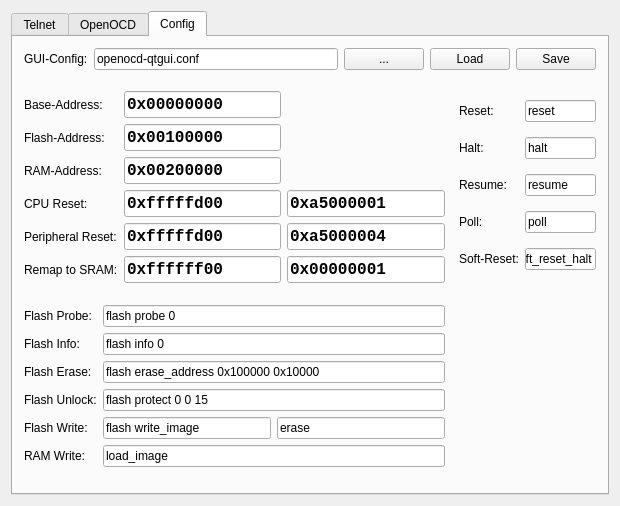
<?xml version="1.0" encoding="UTF-8"?>
<ui version="4.0">
 <class>MainWidget</class>
 <widget class="QWidget" name="MainWidget">
  <property name="geometry">
   <rect>
    <x>0</x>
    <y>0</y>
    <width>620</width>
    <height>506</height>
   </rect>
  </property>
  <property name="windowTitle">
   <string>SAM7 openOCD GUI V0.3</string>
  </property>
  <layout class="QGridLayout" name="gridLayout">
   <item row="0" column="0">
    <widget class="QTabWidget" name="tabWidget">
     <property name="currentIndex">
      <number>2</number>
     </property>
     <widget class="QWidget" name="tabTelnet">
      <attribute name="title">
       <string>Telnet</string>
      </attribute>
      <layout class="QGridLayout" name="gridLayout_2">
       <item row="0" column="0" colspan="2">
        <layout class="QHBoxLayout" name="horizontalLayout_7">
         <item>
          <widget class="QLabel" name="labelOpenOCD">
           <property name="layoutDirection">
            <enum>Qt::LeftToRight</enum>
           </property>
           <property name="text">
            <string>openOCD:</string>
           </property>
          </widget>
         </item>
         <item>
          <spacer name="horizontalSpacerConnection">
           <property name="orientation">
            <enum>Qt::Horizontal</enum>
           </property>
           <property name="sizeHint" stdset="0">
            <size>
             <width>40</width>
             <height>20</height>
            </size>
           </property>
          </spacer>
         </item>
         <item>
          <widget class="QLineEdit" name="lineEditHost">
           <property name="text">
            <string>localhost</string>
           </property>
          </widget>
         </item>
         <item>
          <widget class="QLineEdit" name="lineEditPort">
           <property name="text">
            <string>4444</string>
           </property>
          </widget>
         </item>
         <item>
          <widget class="QPushButton" name="pushButtonOocdConnect">
           <property name="toolTip">
            <string>Connect to the openOCD server via telnet over port 4444</string>
           </property>
           <property name="text">
            <string>Connect</string>
           </property>
          </widget>
         </item>
         <item>
          <widget class="QPushButton" name="pushButtonOocdReset">
           <property name="toolTip">
            <string>Reset the JTAG connection</string>
           </property>
           <property name="text">
            <string>Reset</string>
           </property>
          </widget>
         </item>
        </layout>
       </item>
       <item row="1" column="0">
        <widget class="QLabel" name="labelFlash">
         <property name="text">
          <string>FLASH:</string>
         </property>
         <property name="buddy">
          <cstring>lineEditFlash</cstring>
         </property>
        </widget>
       </item>
       <item row="1" column="1">
        <layout class="QHBoxLayout" name="horizontalLayout_5">
         <item>
          <widget class="QLineEdit" name="lineEditFlash"/>
         </item>
         <item>
          <widget class="QCheckBox" name="checkBoxErase">
           <property name="text">
            <string>Erase</string>
           </property>
          </widget>
         </item>
         <item>
          <widget class="QPushButton" name="pushButtonFlashFile">
           <property name="toolTip">
            <string>browse for flash image</string>
           </property>
           <property name="text">
            <string>...</string>
           </property>
          </widget>
         </item>
         <item>
          <widget class="QPushButton" name="pushButtonFlashLoad">
           <property name="toolTip">
            <string>load the flash image into the chip</string>
           </property>
           <property name="text">
            <string>Load</string>
           </property>
          </widget>
         </item>
        </layout>
       </item>
       <item row="2" column="0">
        <widget class="QLabel" name="labelRam">
         <property name="text">
          <string>RAM:</string>
         </property>
         <property name="buddy">
          <cstring>lineEditRam</cstring>
         </property>
        </widget>
       </item>
       <item row="2" column="1">
        <layout class="QHBoxLayout" name="horizontalLayout_4">
         <item>
          <widget class="QLineEdit" name="lineEditRam"/>
         </item>
         <item>
          <widget class="QPushButton" name="pushButtonRamFile">
           <property name="toolTip">
            <string>browse for RAM image</string>
           </property>
           <property name="text">
            <string>...</string>
           </property>
          </widget>
         </item>
         <item>
          <widget class="QPushButton" name="pushButtonRamLoad">
           <property name="toolTip">
            <string>Load the RAM image into the chip</string>
           </property>
           <property name="text">
            <string>Load</string>
           </property>
          </widget>
         </item>
        </layout>
       </item>
       <item row="3" column="0">
        <widget class="QLabel" name="labelOutput">
         <property name="text">
          <string>output:</string>
         </property>
         <property name="buddy">
          <cstring>textEditOutput</cstring>
         </property>
        </widget>
       </item>
       <item row="3" column="1">
        <widget class="QTextEdit" name="textEditOutput">
         <property name="font">
          <font>
           <family>Courier New</family>
          </font>
         </property>
         <property name="cursor" stdset="0">
          <cursorShape>IBeamCursor</cursorShape>
         </property>
         <property name="contextMenuPolicy">
          <enum>Qt::DefaultContextMenu</enum>
         </property>
         <property name="acceptDrops">
          <bool>false</bool>
         </property>
         <property name="lineWrapMode">
          <enum>QTextEdit::NoWrap</enum>
         </property>
         <property name="readOnly">
          <bool>true</bool>
         </property>
        </widget>
       </item>
       <item row="4" column="0">
        <widget class="QLabel" name="labelInput">
         <property name="text">
          <string>input:</string>
         </property>
         <property name="buddy">
          <cstring>lineEditInput</cstring>
         </property>
        </widget>
       </item>
       <item row="4" column="1">
        <layout class="QHBoxLayout" name="horizontalLayout_2">
         <item>
          <widget class="QLineEdit" name="lineEditInput"/>
         </item>
         <item>
          <widget class="QPushButton" name="pushButtonSubmit">
           <property name="text">
            <string>Submit</string>
           </property>
          </widget>
         </item>
        </layout>
       </item>
       <item row="5" column="0" colspan="2">
        <widget class="QFrame" name="frameDevice">
         <property name="font">
          <font>
           <kerning>true</kerning>
          </font>
         </property>
         <property name="frameShape">
          <enum>QFrame::StyledPanel</enum>
         </property>
         <layout class="QVBoxLayout" name="verticalLayout_2">
          <item>
           <layout class="QHBoxLayout" name="horizontalLayout">
            <item>
             <widget class="QLabel" name="labelDevice">
              <property name="text">
               <string>Device:</string>
              </property>
              <property name="buddy">
               <cstring>lineEditRam</cstring>
              </property>
             </widget>
            </item>
            <item>
             <spacer name="horizontalSpacerOcdCmd">
              <property name="orientation">
               <enum>Qt::Horizontal</enum>
              </property>
              <property name="sizeHint" stdset="0">
               <size>
                <width>40</width>
                <height>20</height>
               </size>
              </property>
             </spacer>
            </item>
            <item>
             <widget class="QPushButton" name="pushButtonSoftReset">
              <property name="toolTip">
               <string>soft_reset_halt</string>
              </property>
              <property name="text">
               <string>Soft Reset Halt</string>
              </property>
             </widget>
            </item>
            <item>
             <widget class="QPushButton" name="pushButtonReset">
              <property name="text">
               <string>Reset</string>
              </property>
             </widget>
            </item>
            <item>
             <widget class="QPushButton" name="pushButtonHalt">
              <property name="toolTip">
               <string>halt the processor</string>
              </property>
              <property name="text">
               <string>Halt</string>
              </property>
             </widget>
            </item>
            <item>
             <widget class="QPushButton" name="pushButtonResume">
              <property name="toolTip">
               <string>resume</string>
              </property>
              <property name="text">
               <string>Resume</string>
              </property>
             </widget>
            </item>
            <item>
             <widget class="QPushButton" name="pushButtonPoll">
              <property name="toolTip">
               <string>check for the processor state</string>
              </property>
              <property name="text">
               <string>Poll</string>
              </property>
             </widget>
            </item>
           </layout>
          </item>
          <item>
           <layout class="QHBoxLayout" name="horizontalLayoutMcuCmd">
            <item>
             <widget class="QPushButton" name="pushButtonEraseFlash">
              <property name="toolTip">
               <string>delete all data in the flash memory</string>
              </property>
              <property name="text">
               <string>Erase Flash</string>
              </property>
             </widget>
            </item>
            <item>
             <spacer name="horizontalSpacerMcuCmd">
              <property name="orientation">
               <enum>Qt::Horizontal</enum>
              </property>
              <property name="sizeHint" stdset="0">
               <size>
                <width>40</width>
                <height>20</height>
               </size>
              </property>
             </spacer>
            </item>
            <item>
             <widget class="QPushButton" name="pushButtonShowMem">
              <property name="toolTip">
               <string>&lt;!DOCTYPE HTML PUBLIC &quot;-//W3C//DTD HTML 4.0//EN&quot; &quot;http://www.w3.org/TR/REC-html40/strict.dtd&quot;&gt;
&lt;html&gt;&lt;head&gt;&lt;meta name=&quot;qrichtext&quot; content=&quot;1&quot; /&gt;&lt;style type=&quot;text/css&quot;&gt;
p, li { white-space: pre-wrap; }
&lt;/style&gt;&lt;/head&gt;&lt;body style=&quot; font-family:'MS Shell Dlg 2'; font-size:8.25pt; font-weight:400; font-style:normal;&quot;&gt;
&lt;p style=&quot; margin-top:0px; margin-bottom:0px; margin-left:0px; margin-right:0px; -qt-block-indent:0; text-indent:0px;&quot;&gt;&lt;span style=&quot; font-size:8pt;&quot;&gt;show some bytes of the RAM, FLASH and remapped memory&lt;/span&gt;&lt;/p&gt;
&lt;p style=&quot; margin-top:0px; margin-bottom:0px; margin-left:0px; margin-right:0px; -qt-block-indent:0; text-indent:0px;&quot;&gt;&lt;span style=&quot; font-size:8pt;&quot;&gt;use this function to check, which memory is mapped to 0x000 0000&lt;/span&gt;&lt;/p&gt;&lt;/body&gt;&lt;/html&gt;</string>
              </property>
              <property name="text">
               <string>Show Memories</string>
              </property>
             </widget>
            </item>
            <item>
             <widget class="QPushButton" name="pushButtonRemap">
              <property name="toolTip">
               <string>do the remap command</string>
              </property>
              <property name="text">
               <string>Remap to SRAM</string>
              </property>
             </widget>
            </item>
            <item>
             <widget class="QPushButton" name="pushButtonPeriphReset">
              <property name="toolTip">
               <string>Resets Peripherals and also remaps back to flash</string>
              </property>
              <property name="text">
               <string>Peripheral Reset</string>
              </property>
             </widget>
            </item>
            <item>
             <widget class="QPushButton" name="pushButtonCpuReset">
              <property name="toolTip">
               <string>Reset the CPU and all its registers</string>
              </property>
              <property name="text">
               <string>CPU Reset</string>
              </property>
             </widget>
            </item>
           </layout>
          </item>
         </layout>
        </widget>
       </item>
      </layout>
     </widget>
     <widget class="QWidget" name="tabOpenOCD">
      <attribute name="title">
       <string>OpenOCD</string>
      </attribute>
      <layout class="QGridLayout" name="gridLayout_3">
       <item row="0" column="0" colspan="2">
        <layout class="QHBoxLayout" name="horizontalLayout_3">
         <item>
          <widget class="QLabel" name="labelOcdConfig">
           <property name="text">
            <string>OpenOCD-Config:</string>
           </property>
           <property name="buddy">
            <cstring>lineEditRam</cstring>
           </property>
          </widget>
         </item>
         <item>
          <widget class="QLineEdit" name="lineEditOcdConfig">
           <property name="text">
            <string>at91sam7_wiggler.cfg</string>
           </property>
          </widget>
         </item>
         <item>
          <widget class="QPushButton" name="pushButtonOcdConfigFile">
           <property name="toolTip">
            <string>browse for RAM image</string>
           </property>
           <property name="text">
            <string>...</string>
           </property>
          </widget>
         </item>
         <item>
          <widget class="QPushButton" name="pushButtonOcdConfigStart">
           <property name="text">
            <string>Start</string>
           </property>
          </widget>
         </item>
        </layout>
       </item>
       <item row="1" column="0">
        <widget class="QTextEdit" name="textEditOcdConfig">
         <property name="font">
          <font>
           <family>Courier New</family>
          </font>
         </property>
         <property name="cursor" stdset="0">
          <cursorShape>IBeamCursor</cursorShape>
         </property>
         <property name="contextMenuPolicy">
          <enum>Qt::DefaultContextMenu</enum>
         </property>
         <property name="acceptDrops">
          <bool>false</bool>
         </property>
         <property name="lineWrapMode">
          <enum>QTextEdit::NoWrap</enum>
         </property>
         <property name="readOnly">
          <bool>false</bool>
         </property>
        </widget>
       </item>
       <item row="1" column="1">
        <layout class="QVBoxLayout" name="verticalLayout">
         <item>
          <spacer name="verticalSpacer_2">
           <property name="orientation">
            <enum>Qt::Vertical</enum>
           </property>
           <property name="sizeHint" stdset="0">
            <size>
             <width>20</width>
             <height>40</height>
            </size>
           </property>
          </spacer>
         </item>
         <item>
          <widget class="QPushButton" name="pushButtonUndo">
           <property name="text">
            <string>Undo</string>
           </property>
          </widget>
         </item>
         <item>
          <widget class="QPushButton" name="pushButtonRedo">
           <property name="text">
            <string>Redo</string>
           </property>
          </widget>
         </item>
         <item>
          <spacer name="verticalSpacer">
           <property name="orientation">
            <enum>Qt::Vertical</enum>
           </property>
           <property name="sizeHint" stdset="0">
            <size>
             <width>20</width>
             <height>40</height>
            </size>
           </property>
          </spacer>
         </item>
         <item>
          <widget class="QPushButton" name="pushButtonReload">
           <property name="text">
            <string>Reaload</string>
           </property>
          </widget>
         </item>
         <item>
          <widget class="QPushButton" name="pushButtonSave">
           <property name="text">
            <string>Save</string>
           </property>
          </widget>
         </item>
         <item>
          <spacer name="verticalSpacer_3">
           <property name="orientation">
            <enum>Qt::Vertical</enum>
           </property>
           <property name="sizeHint" stdset="0">
            <size>
             <width>20</width>
             <height>40</height>
            </size>
           </property>
          </spacer>
         </item>
        </layout>
       </item>
       <item row="2" column="0" colspan="2">
        <widget class="QTextEdit" name="textEditOcdTerminal">
         <property name="font">
          <font>
           <family>Courier New</family>
          </font>
         </property>
         <property name="cursor" stdset="0">
          <cursorShape>IBeamCursor</cursorShape>
         </property>
         <property name="contextMenuPolicy">
          <enum>Qt::DefaultContextMenu</enum>
         </property>
         <property name="acceptDrops">
          <bool>false</bool>
         </property>
         <property name="lineWrapMode">
          <enum>QTextEdit::NoWrap</enum>
         </property>
         <property name="readOnly">
          <bool>true</bool>
         </property>
        </widget>
       </item>
      </layout>
     </widget>
     <widget class="QWidget" name="tabConfig">
      <attribute name="title">
       <string>Config</string>
      </attribute>
      <layout class="QGridLayout" name="gridLayout_8">
       <item row="0" column="0" colspan="3">
        <layout class="QGridLayout" name="gridLayout_7" rowstretch="0,0">
         <item row="0" column="0">
          <widget class="QLabel" name="labelGuiConfig">
           <property name="text">
            <string>GUI-Config:</string>
           </property>
           <property name="buddy">
            <cstring>lineEditRam</cstring>
           </property>
          </widget>
         </item>
         <item row="0" column="1">
          <widget class="QLineEdit" name="lineEditGuiConfig">
           <property name="text">
            <string>openocd-qtgui.conf</string>
           </property>
          </widget>
         </item>
         <item row="0" column="2">
          <widget class="QPushButton" name="pushButtonGuiConfigFile">
           <property name="toolTip">
            <string>browse for RAM image</string>
           </property>
           <property name="text">
            <string>...</string>
           </property>
          </widget>
         </item>
         <item row="0" column="3">
          <widget class="QPushButton" name="pushButtonGuiConfigLoad">
           <property name="text">
            <string>Load</string>
           </property>
          </widget>
         </item>
         <item row="0" column="4">
          <widget class="QPushButton" name="pushButtonGuiConfigSave">
           <property name="text">
            <string>Save</string>
           </property>
          </widget>
         </item>
         <item row="1" column="0">
          <spacer name="verticalSpacer_4">
           <property name="orientation">
            <enum>Qt::Vertical</enum>
           </property>
           <property name="sizeHint" stdset="0">
            <size>
             <width>20</width>
             <height>40</height>
            </size>
           </property>
          </spacer>
         </item>
        </layout>
       </item>
       <item row="1" column="0">
        <layout class="QGridLayout" name="gridLayout_4">
         <item row="0" column="0" colspan="2">
          <widget class="QLabel" name="labelBaseAddress">
           <property name="text">
            <string>Base-Address:</string>
           </property>
           <property name="buddy">
            <cstring>lineEditRam</cstring>
           </property>
          </widget>
         </item>
         <item row="0" column="2">
          <widget class="QLineEdit" name="lineEditBaseAddress">
           <property name="font">
            <font>
             <family>Courier New</family>
             <pointsize>12</pointsize>
             <bold>true</bold>
            </font>
           </property>
           <property name="text">
            <string>0x00000000</string>
           </property>
          </widget>
         </item>
         <item row="1" column="0" colspan="2">
          <widget class="QLabel" name="labelFlashAddress">
           <property name="text">
            <string>Flash-Address:</string>
           </property>
           <property name="buddy">
            <cstring>lineEditRam</cstring>
           </property>
          </widget>
         </item>
         <item row="1" column="2">
          <widget class="QLineEdit" name="lineEditFlashAddress">
           <property name="font">
            <font>
             <family>Courier New</family>
             <pointsize>12</pointsize>
             <bold>true</bold>
            </font>
           </property>
           <property name="text">
            <string>0x00100000</string>
           </property>
          </widget>
         </item>
         <item row="2" column="0" colspan="2">
          <widget class="QLabel" name="labelRamAddress">
           <property name="text">
            <string>RAM-Address:</string>
           </property>
           <property name="buddy">
            <cstring>lineEditRam</cstring>
           </property>
          </widget>
         </item>
         <item row="2" column="2">
          <widget class="QLineEdit" name="lineEditRamAddress">
           <property name="font">
            <font>
             <family>Courier New</family>
             <pointsize>12</pointsize>
             <bold>true</bold>
            </font>
           </property>
           <property name="text">
            <string>0x00200000</string>
           </property>
          </widget>
         </item>
         <item row="3" column="0" colspan="2">
          <widget class="QLabel" name="labelCpuReset">
           <property name="text">
            <string>CPU Reset:</string>
           </property>
          </widget>
         </item>
         <item row="3" column="2">
          <widget class="QLineEdit" name="lineEditCpuResetAddress">
           <property name="font">
            <font>
             <family>Courier New</family>
             <pointsize>12</pointsize>
             <bold>true</bold>
            </font>
           </property>
           <property name="text">
            <string>0xfffffd00</string>
           </property>
          </widget>
         </item>
         <item row="3" column="3">
          <widget class="QLineEdit" name="lineEditCpuResetValue">
           <property name="font">
            <font>
             <family>Courier New</family>
             <pointsize>12</pointsize>
             <bold>true</bold>
            </font>
           </property>
           <property name="text">
            <string>0xa5000001</string>
           </property>
          </widget>
         </item>
         <item row="4" column="0" colspan="2">
          <widget class="QLabel" name="labelPeriphReset">
           <property name="text">
            <string>Peripheral Reset:</string>
           </property>
          </widget>
         </item>
         <item row="4" column="2">
          <widget class="QLineEdit" name="lineEditPeriphResetAddress">
           <property name="font">
            <font>
             <family>Courier New</family>
             <pointsize>12</pointsize>
             <bold>true</bold>
            </font>
           </property>
           <property name="text">
            <string>0xfffffd00</string>
           </property>
          </widget>
         </item>
         <item row="4" column="3">
          <widget class="QLineEdit" name="lineEditPeriphResetValue">
           <property name="font">
            <font>
             <family>Courier New</family>
             <pointsize>12</pointsize>
             <bold>true</bold>
            </font>
           </property>
           <property name="text">
            <string>0xa5000004</string>
           </property>
          </widget>
         </item>
         <item row="5" column="0" colspan="2">
          <widget class="QLabel" name="labelRemap">
           <property name="text">
            <string>Remap to SRAM:</string>
           </property>
          </widget>
         </item>
         <item row="5" column="2">
          <widget class="QLineEdit" name="lineEditRemapAddress">
           <property name="font">
            <font>
             <family>Courier New</family>
             <pointsize>12</pointsize>
             <bold>true</bold>
             <kerning>true</kerning>
            </font>
           </property>
           <property name="text">
            <string>0xffffff00</string>
           </property>
          </widget>
         </item>
         <item row="5" column="3">
          <widget class="QLineEdit" name="lineEditRemapValue">
           <property name="font">
            <font>
             <family>Courier New</family>
             <pointsize>12</pointsize>
             <bold>true</bold>
            </font>
           </property>
           <property name="text">
            <string>0x00000001</string>
           </property>
          </widget>
         </item>
        </layout>
       </item>
       <item row="1" column="2">
        <layout class="QGridLayout" name="gridLayout_5">
         <item row="0" column="0">
          <widget class="QLabel" name="labelResetCmd">
           <property name="text">
            <string>Reset:</string>
           </property>
          </widget>
         </item>
         <item row="0" column="1">
          <widget class="QLineEdit" name="lineEditResetCmd">
           <property name="text">
            <string>reset</string>
           </property>
          </widget>
         </item>
         <item row="1" column="0">
          <widget class="QLabel" name="labelHaltCmd">
           <property name="text">
            <string>Halt:</string>
           </property>
          </widget>
         </item>
         <item row="1" column="1">
          <widget class="QLineEdit" name="lineEditHaltCmd">
           <property name="text">
            <string>halt</string>
           </property>
          </widget>
         </item>
         <item row="2" column="0">
          <widget class="QLabel" name="labelResumeCmd">
           <property name="text">
            <string>Resume:</string>
           </property>
          </widget>
         </item>
         <item row="2" column="1">
          <widget class="QLineEdit" name="lineEditResumeCmd">
           <property name="text">
            <string>resume</string>
           </property>
          </widget>
         </item>
         <item row="3" column="0">
          <widget class="QLabel" name="labelPollCmd">
           <property name="text">
            <string>Poll:</string>
           </property>
          </widget>
         </item>
         <item row="3" column="1">
          <widget class="QLineEdit" name="lineEditPollCmd">
           <property name="text">
            <string>poll</string>
           </property>
          </widget>
         </item>
         <item row="4" column="0">
          <widget class="QLabel" name="labelSoftResetCmd">
           <property name="text">
            <string>Soft-Reset:</string>
           </property>
          </widget>
         </item>
         <item row="4" column="1">
          <widget class="QLineEdit" name="lineEditSoftResetCmd">
           <property name="text">
            <string>soft_reset_halt</string>
           </property>
          </widget>
         </item>
        </layout>
       </item>
       <item row="3" column="0">
        <layout class="QGridLayout" name="gridLayout_6">
         <item row="0" column="0">
          <widget class="QLabel" name="labelFlashProbeCmd">
           <property name="text">
            <string>Flash Probe:</string>
           </property>
          </widget>
         </item>
         <item row="0" column="1">
          <widget class="QLineEdit" name="lineEditFlashProbeCmd">
           <property name="text">
            <string>flash probe 0</string>
           </property>
          </widget>
         </item>
         <item row="1" column="0">
          <widget class="QLabel" name="labelFlashInfoCmd">
           <property name="text">
            <string>Flash Info:</string>
           </property>
          </widget>
         </item>
         <item row="1" column="1">
          <widget class="QLineEdit" name="lineEditFlashInfoCmd">
           <property name="text">
            <string>flash info 0</string>
           </property>
          </widget>
         </item>
         <item row="2" column="0">
          <widget class="QLabel" name="labelFlashEraseCmd">
           <property name="text">
            <string>Flash Erase:</string>
           </property>
          </widget>
         </item>
         <item row="2" column="1">
          <widget class="QLineEdit" name="lineEditFlashEraseCmd">
           <property name="text">
            <string>flash erase_address 0x100000 0x10000</string>
           </property>
          </widget>
         </item>
         <item row="3" column="0">
          <widget class="QLabel" name="labelFlashUnlockCmd">
           <property name="text">
            <string>Flash Unlock:</string>
           </property>
          </widget>
         </item>
         <item row="3" column="1">
          <widget class="QLineEdit" name="lineEditFlashUnlockCmd">
           <property name="text">
            <string>flash protect 0 0 15</string>
           </property>
          </widget>
         </item>
         <item row="4" column="0">
          <widget class="QLabel" name="labelFlashWriteCmd">
           <property name="text">
            <string>Flash Write:</string>
           </property>
          </widget>
         </item>
         <item row="4" column="1">
          <layout class="QHBoxLayout" name="horizontalLayout_6">
           <item>
            <widget class="QLineEdit" name="lineEditFlashWriteCmd">
             <property name="text">
              <string>flash write_image</string>
             </property>
            </widget>
           </item>
           <item>
            <widget class="QLineEdit" name="lineEditEraseSuffix">
             <property name="text">
              <string>erase</string>
             </property>
            </widget>
           </item>
          </layout>
         </item>
         <item row="5" column="0">
          <widget class="QLabel" name="labelRamWriteCmd">
           <property name="text">
            <string>RAM Write:</string>
           </property>
          </widget>
         </item>
         <item row="5" column="1">
          <widget class="QLineEdit" name="lineEditRamWriteCmd">
           <property name="text">
            <string>load_image</string>
           </property>
          </widget>
         </item>
        </layout>
       </item>
       <item row="2" column="0">
        <spacer name="verticalSpacer_5">
         <property name="orientation">
          <enum>Qt::Vertical</enum>
         </property>
         <property name="sizeHint" stdset="0">
          <size>
           <width>20</width>
           <height>40</height>
          </size>
         </property>
        </spacer>
       </item>
       <item row="4" column="0">
        <spacer name="verticalSpacer_6">
         <property name="orientation">
          <enum>Qt::Vertical</enum>
         </property>
         <property name="sizeHint" stdset="0">
          <size>
           <width>20</width>
           <height>40</height>
          </size>
         </property>
        </spacer>
       </item>
       <item row="1" column="1">
        <spacer name="horizontalSpacer">
         <property name="orientation">
          <enum>Qt::Horizontal</enum>
         </property>
         <property name="sizeHint" stdset="0">
          <size>
           <width>40</width>
           <height>20</height>
          </size>
         </property>
        </spacer>
       </item>
      </layout>
     </widget>
    </widget>
   </item>
  </layout>
 </widget>
 <layoutdefault spacing="6" margin="11"/>
 <resources/>
 <connections/>
</ui>
